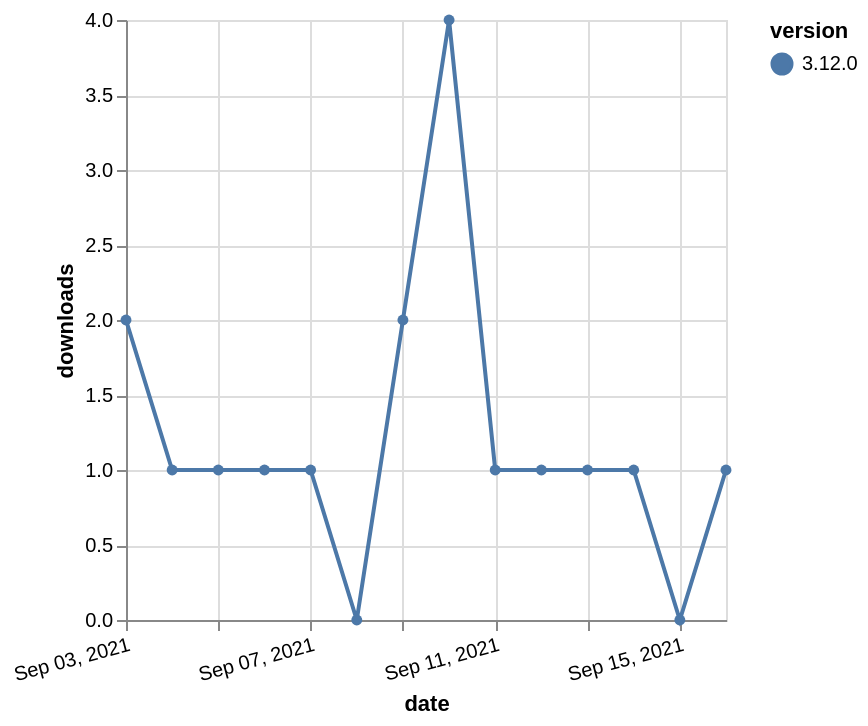

Source (Vega-Lite JSON):
### Vega-Lite specification from a JSON file in a GitHub repository (floating-point values rounded to 4 significant figures)
{"$schema": "https://vega.github.io/schema/vega-lite/v5.json", "description": "A simple bar chart with embedded data.", "data": {"values": [{"date": "2021-09-03", "total": 544, "delta": 2, "version": "3.12.0"}, {"date": "2021-09-04", "total": 545, "delta": 1, "version": "3.12.0"}, {"date": "2021-09-05", "total": 546, "delta": 1, "version": "3.12.0"}, {"date": "2021-09-06", "total": 547, "delta": 1, "version": "3.12.0"}, {"date": "2021-09-07", "total": 548, "delta": 1, "version": "3.12.0"}, {"date": "2021-09-08", "total": 548, "delta": 0, "version": "3.12.0"}, {"date": "2021-09-09", "total": 550, "delta": 2, "version": "3.12.0"}, {"date": "2021-09-10", "total": 554, "delta": 4, "version": "3.12.0"}, {"date": "2021-09-11", "total": 555, "delta": 1, "version": "3.12.0"}, {"date": "2021-09-12", "total": 556, "delta": 1, "version": "3.12.0"}, {"date": "2021-09-13", "total": 557, "delta": 1, "version": "3.12.0"}, {"date": "2021-09-14", "total": 558, "delta": 1, "version": "3.12.0"}, {"date": "2021-09-15", "total": 558, "delta": 0, "version": "3.12.0"}, {"date": "2021-09-16", "total": 559, "delta": 1, "version": "3.12.0"}]}, "width": "container", "mark": {"type": "line", "point": {"filled": true}}, "encoding": {"x": {"field": "date", "type": "temporal", "timeUnit": "yearmonthdate", "title": "date", "axis": {"labelAngle": -15}}, "y": {"field": "delta", "type": "quantitative", "title": "downloads"}, "color": {"field": "version", "type": "nominal"}, "tooltip": {"field": "delta"}}}
